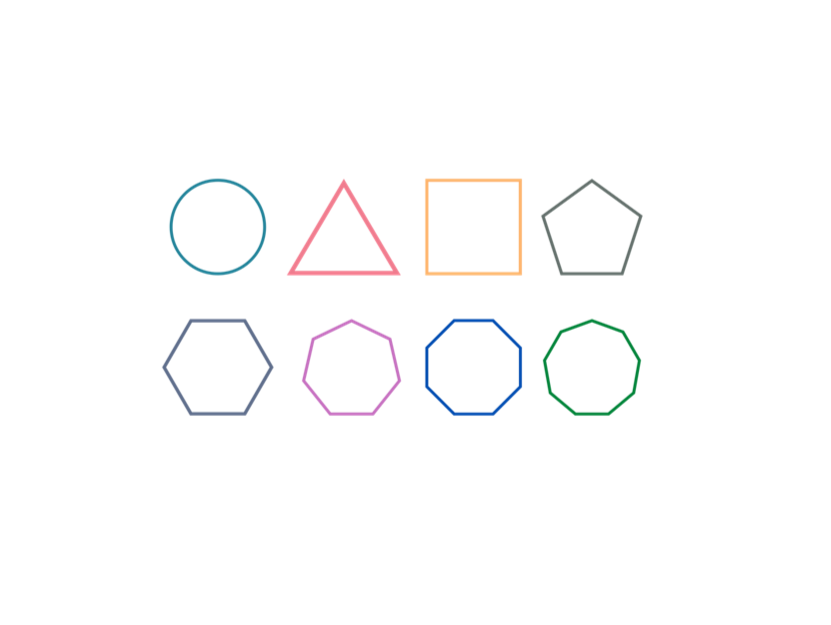
#> input picture PVSO_skusanie/shapes_crop.png, 831 x 625 px, given in place of sisi.png, which was not available
$ python PVSO.py
#> lines starting #> are read from the running program, lines starting #| are printed output that depends on the picture; after the words box and inside, x2 and y2 are one past the last pixel; in counts of white or black regions, pixels touching at a corner belong together; pictures that were not available may be replaced by others from this repository, and a replacement may not be noted
import imp
import cv2 as cv
import numpy as np

def rescaleFrame(frame, scale):
    width = int(frame.shape[1] * scale)
    height = int(frame.shape[0] * scale)
    dimensions = (width,height)
    return cv.resize(frame,dimensions,interpolation = cv.INTER_AREA)

def translate(img, x, y):
    trans_mat = np.float32([[1,0,x],[0,1,y]])
    dimensions = (img.shape[1], img.shape[0])
    return cv.warpAffine(img, trans_mat, dimensions)

def rotate(img, angle, rotPoint = None):
    (height, width) = img.shape[:2]
    if rotPoint is None:
        rotPoint = (width//2,height//2)
    rot_mat = cv.getRotationMatrix2D(rotPoint, angle, 1.0)
    dimensions = (width,height)
    return cv.warpAffine(img, rot_mat, dimensions)

img = cv.imread('sisi.png')
#> img is the input picture: shape (625, 831, 3); mean B, G, R 253.2, 253, 253

# Zmeni velkost
img_resized = rescaleFrame(img,0.7)

# Ciernobiele
gray = cv.cvtColor(img,cv.COLOR_BGR2GRAY)

# Rozmaze
blur = cv.GaussianBlur(img,(3,3),cv.BORDER_DEFAULT)

# Zoberie hrany?
canny = cv.Canny(img,125,175)
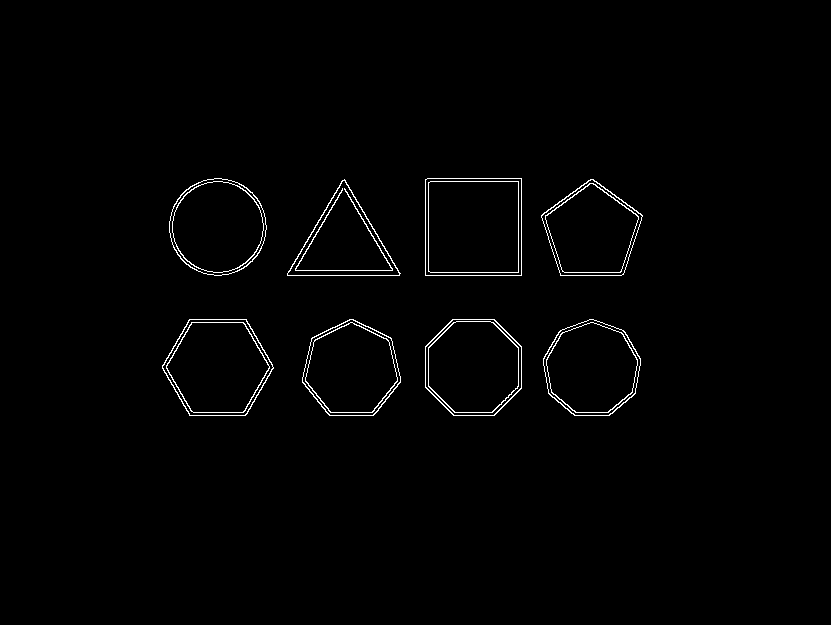
#> canny: shape (625, 831); 1.1% white in thin lines or dots, all inside (x1, y1, x2, y2) = (162, 178, 643, 416)

# Resize 2
resized = cv.resize(img,(500,500),interpolation= cv.INTER_CUBIC)
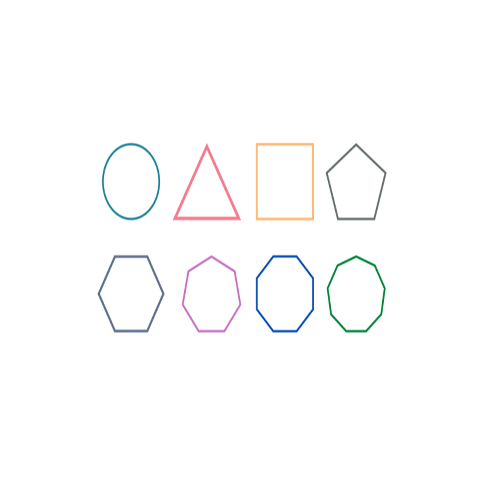
#> resized: shape (500, 500, 3); mean B, G, R 253.1, 253, 253

# Cropping
cropped =  img[50:200,200:400]

# Posunutie
translated = translate(img,100,30)
#> in translate, `return cv.warpAffine(img, trans_mat, dimensions)`:
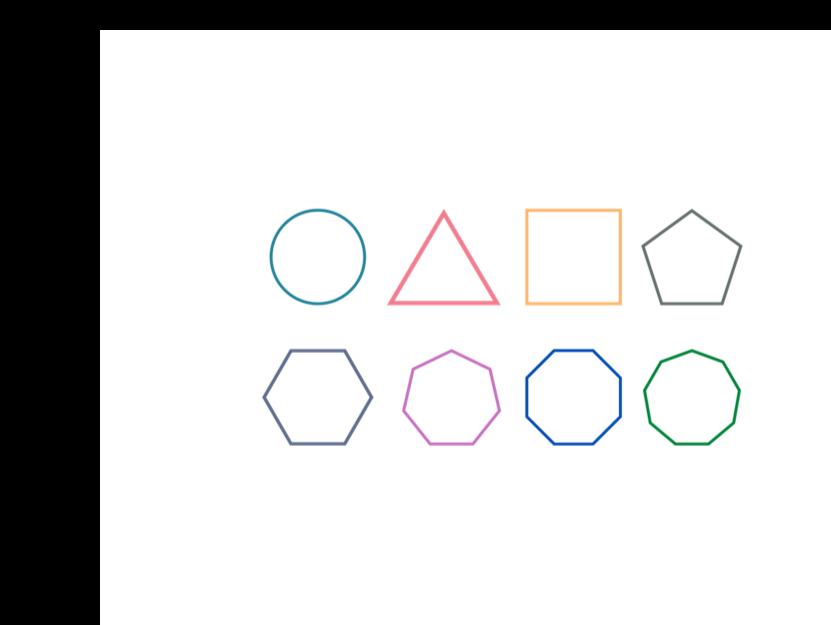
#> returned value: shape (625, 831, 3); mean of channels 0, 1, 2 211.7, 211.5, 211.6; drawn as B, G, R

# Otocit
rotated = rotate(img, 45)
#> in rotate, `return cv.warpAffine(img, rot_mat, dimensions)`:
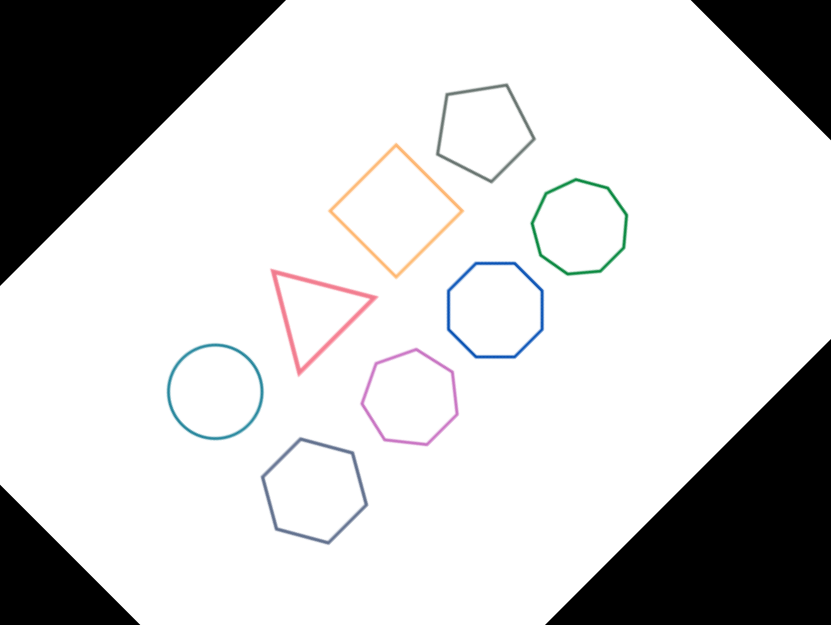
#> returned value: shape (625, 831, 3); mean of channels 0, 1, 2 203.3, 203.1, 203.2; drawn as B, G, R

# flip
flip = cv.flip(img,1)
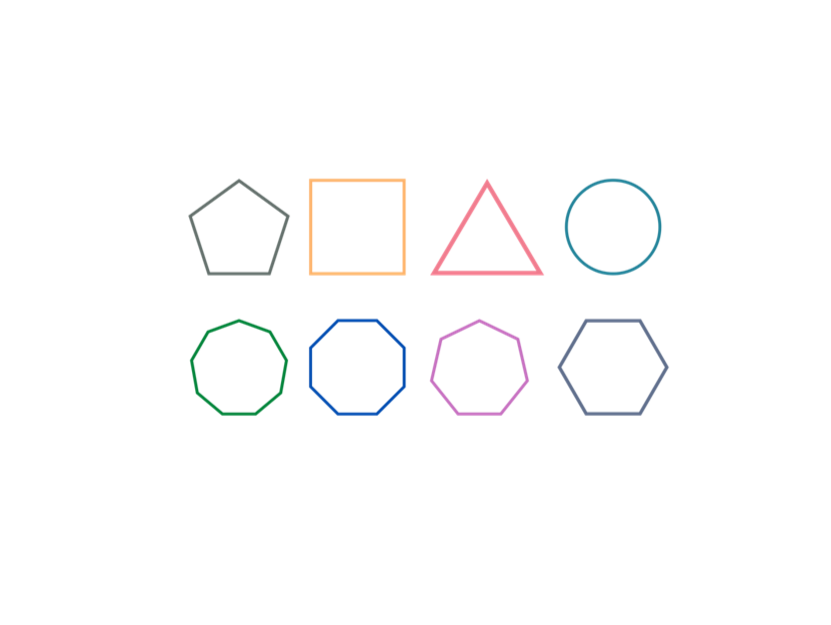
#> flip: shape (625, 831, 3); mean B, G, R 253.2, 253, 253

# contury
gray2 = cv.cvtColor(img,cv.COLOR_BGR2GRAY)
canny2 = cv.Canny(gray2,125,175)
contours, hierarchies = cv.findContours(canny2, cv.RETR_LIST, cv.CHAIN_APPROX_SIMPLE)
#> contours = 31 contours; largest, box (x1, y1, x2, y2) and area: (425, 178, 522, 276) 9312, (425, 178, 522, 276) 9308, (428, 181, 519, 273) 8184, (428, 181, 519, 273) 8182, (162, 319, 274, 416) 8082
contours2, hierarchies2 = cv.findContours(canny2, cv.RETR_EXTERNAL, cv.CHAIN_APPROX_SIMPLE)
#> contours2 = 8 contours; box (x1, y1, x2, y2) and area: (425, 178, 522, 276) 9312, (162, 319, 274, 416) 8082, (425, 319, 522, 416) 7730, (169, 178, 267, 276) 7351, (543, 319, 641, 416) 7191, (302, 319, 401, 416) 7094, (541, 179, 643, 276) 6804, (287, 179, 401, 276) 5572
contours3, hierarchies3 = cv.findContours(canny2, cv.RETR_TREE, cv.CHAIN_APPROX_SIMPLE)
#> contours3 has the same summary as contours
#print(len(contours),len(contours2),len(contours3))

# Zmena farby contur a nakreslenie do prazdneho
blank = np.zeros(img.shape, dtype='uint8')
cv.drawContours(blank,contours, -1, (0,0,255), 2)
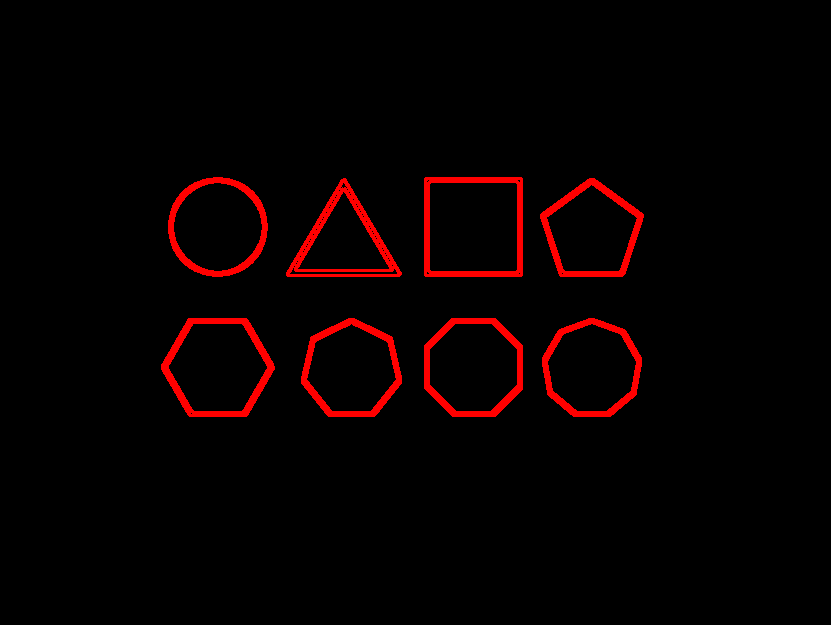
#> blank: shape (625, 831, 3); mean of channels 0, 1, 2 0, 0, 8.2; drawn as B, G, R

# BGR to Hue Saturation Value
hsv = cv.cvtColor(img, cv.COLOR_BGR2HSV)
#> hsv: shape (625, 831, 3); mean H, S, V 2.7, 2.1, 253.9

#BGR to L*a*b
lab = cv.cvtColor(img, cv.COLOR_BGR2Lab)
#> lab: shape (625, 831, 3); mean of channels 0, 1, 2 253.2, 128.1, 128

#BGR to RGB
rgb = cv.cvtColor(img, cv.COLOR_BGR2RGB)

# split
b, g, r = cv.split(img)
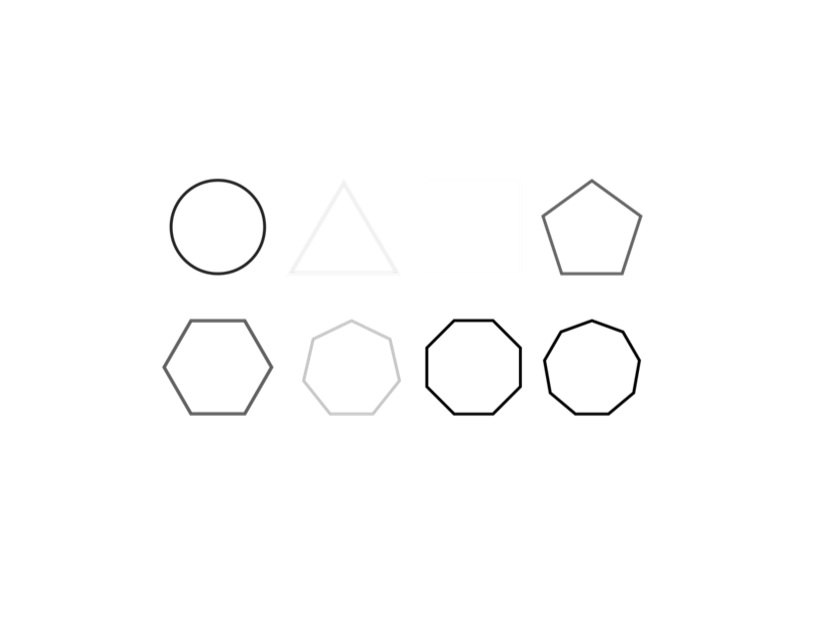
#> r: shape (625, 831); min 0, max 255, mean 253


cv.imshow('Mnau',img)
cv.imshow('Cat',r)
# cv.imshow('Catg',g)
# cv.imshow('Catb',b)
cv.waitKey(0)

# [9 lines of commented-out code are left out]
